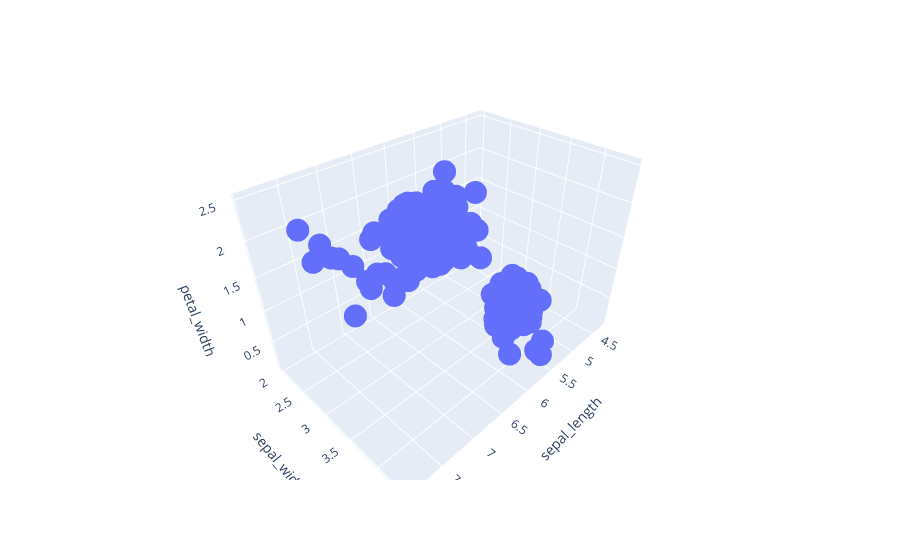

Notebook code for this chart:
### Code cell
px.scatter_3d(data, x='sepal_length', y='sepal_width', z='petal_width')

### Figure 1 — Plotly figure (JSON) as saved in the notebook; plotly's stock layout.template omitted (floating-point values rounded to 4 significant figures; data arrays with more than 128 entries replaced by an {"elided": "..."} marker saying what was removed)
{"data": [{"hoverlabel": {"namelength": 0}, "hovertemplate": "sepal_length=%{x}<br>sepal_width=%{y}<br>petal_width=%{z}", "legendgroup": "", "marker": {"color": "#636efa", "symbol": "circle"}, "mode": "markers", "name": "", "scene": "scene", "showlegend": false, "type": "scatter3d", "x": {"elided": "150 float values"}, "y": {"elided": "150 float values"}, "z": {"elided": "150 float values"}}], "layout": {"legend": {"tracegroupgap": 0}, "margin": {"t": 60}, "scene": {"domain": {"x": [0, 1], "y": [0, 1]}, "xaxis": {"title": {"text": "sepal_length"}}, "yaxis": {"title": {"text": "sepal_width"}}, "zaxis": {"title": {"text": "petal_width"}}}}}
